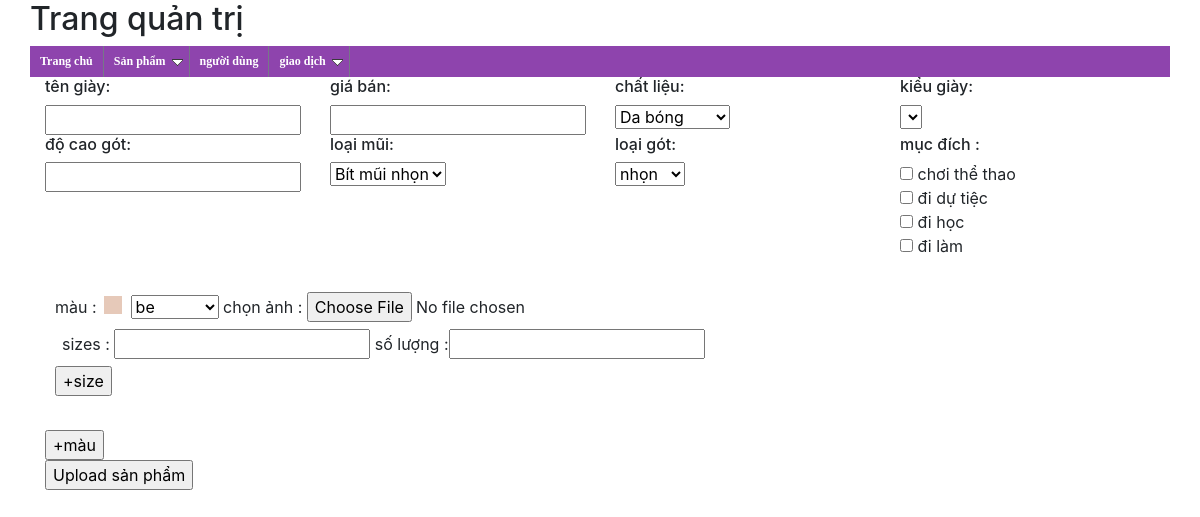
Before: /admin/themsanpham.php with the older database file.
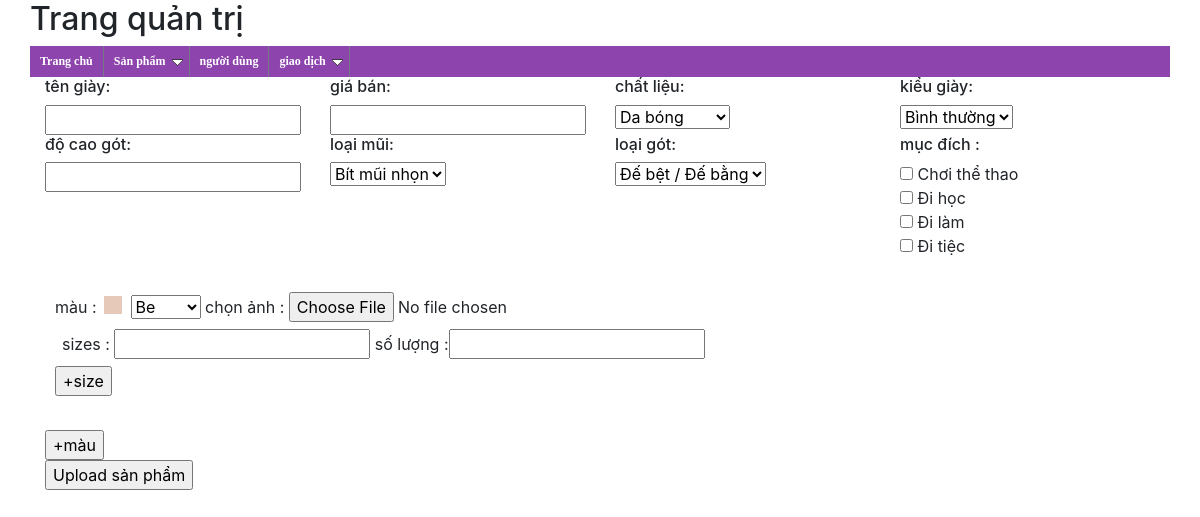
After: the same page with the newer database file.
### tables this page shows
CREATE TABLE `mucdich` (
  `idmucdich` int(11) NOT NULL,
  `tenmucdich` varchar(45) NOT NULL
);

### admin/lib/themsanphammysql.php (called while the page is built, shortened)
<?php
function laydanhsachchatlieu($conn){
	$qr="SELECT * FROM  `chatlieu`;";
	return mysqli_query($conn,$qr);
}
function laydanhsachkieugiay($conn){
	$qr="SELECT * FROM  `kieugiay`;";
	return mysqli_query($conn,$qr);
}
function laydanhsachloaigot($conn){
	$qr="SELECT * FROM  `loaigot`;";
	return mysqli_query($conn,$qr);
}
function laydanhsachloaimui($conn){
	$qr="SELECT * FROM  `loaimui`;";
	return mysqli_query($conn,$qr);
}
function laydanhsachmau($conn){
	$qr="SELECT * FROM  `mau`;";
	return mysqli_query($conn,$qr);
}
function laydanhsachmucdich($conn){
	$qr="SELECT * FROM  `mucdich`;";
	return mysqli_query($conn,$qr);
}
?>

### admin/themsanpham.php (the view, shortened to what this page needs)
<?php
require("../lib/connectdb.php");
require("lib/themsanphammysql.php");
?>
<!doctype html>
<html lang="en">
<head>
<link rel="stylesheet" href="https://maxcdn.bootstrapcdn.com/bootstrap/4.0.0-beta.2/css/bootstrap.min.css">
<link rel="stylesheet" href="admin.css">
</head>
<body>
<div class="container">
<div class="row">
<?php require("menu.php");?>
</div>
<form action="" method="post" enctype="multipart/form-data" id="formuploadsanpham">
<div class="thongtinchung">
<div class="row">
<div class="col-md-3">
<h6>tên giày:</h6><input type="text" value="" name="tensanpham">
</div>
<div class="col-md-3">
<h6>giá bán:</h6><input type="text" value="" name="giaban">
</div>
<div class="col-md-3">
<h6>chất liệu:</h6>
<select name="idchatlieu" form="formuploadsanpham">
<?php
$chatlieu=laydanhsachchatlieu($conn);
while($chatlieu_row=mysqli_fetch_array($chatlieu)){
	?>
	  <option value="<?php echo $chatlieu_row["idchatlieu"];?>"><?php echo $chatlieu_row["tenchatlieu"];?></option>
	<?php
}
?>
</select>
</div>
<div class="col-md-3">
<h6>kiểu giày:</h6>
<select name="idkieugiay" form="formuploadsanpham">
  <?php
$kieugiay=laydanhsachkieugiay($conn);
while($kieugiay_row=mysqli_fetch_array($kieugiay)){
	?>
	  <option value="<?php echo $kieugiay_row["idkieugiay"];?>"><?php echo $kieugiay_row["tenkieugiay"];?></option>
	<?php
}
?>
</select>
</div>
</div>
<div class="row">
<div class="col-md-3">
<h6>độ cao gót:</h6><input type="text" value="" name="docaocuade">
</div>
<div class="col-md-3">
<h6>loại mũi:</h6>
<select name="idloaimui" form="formuploadsanpham">
  <?php
$loaimui=laydanhsachloaimui($conn);
while($loaimui_row=mysqli_fetch_array($loaimui)){
	?>
	  <option value="<?php echo $loaimui_row["idloaimui"];?>"><?php echo $loaimui_row["tenloaimui"];?></option>
	<?php
}
?>
</select>
</div>
<div class="col-md-3">
<h6>loại gót:</h6>
<select name="idloaigot" form="formuploadsanpham">
<?php
$loaigot=laydanhsachloaigot($conn);
while($loaigot_row=mysqli_fetch_array($loaigot)){
	?>
	  <option value="<?php echo $loaigot_row["idloaigot"];?>"><?php echo $loaigot_row["tenloaigot"];?></option>
	<?php
}
?>
</select>
</div>
<div class="col-md-3">
<h6>mục đích :</h6>
<?php
$mucdich=laydanhsachmucdich($conn);
while($mucdich_row=mysqli_fetch_array($mucdich)){
?>
<input type="checkbox" name="mucdich_<?php echo $mucdich_row["idmucdich"]?>">
<?php echo $mucdich_row["tenmucdich"]?>
  <br>
<?php }?>
</div>
</div>
</div>
<br/>
<div class="bangmau">
	<div class="mau">
		<span><span >màu : </span><img class="anhdiadienchomau" src="../cacmau/trắng.png" width="25" height="25" padding-top="20px" padding-right= "2px" padding-bottom="2px" padding-left="2px"></span>
		<select name="mau_1" form="formuploadsanpham" onchange="doimau(this)">
		 <?php
		$mau=laydanhsachmau($conn);
		while($mau_row=mysqli_fetch_array($mau)){
		?>
		<option value="<?php echo $mau_row["tenmau"];?>"> <?php echo $mau_row["tenmau"];?></option>
		<?php
		}
		?>
		</select>
		<span>chọn ảnh : </span>
		<input type="file" name="anhminhhoa_1">
		<div class="bangsize">
			<div class="taphopsize">
				<div class="size">
				<span>sizes : </span><input type="text" value="" name="kichthuocsize_1_1">
				<span> số lượng :</span><input type="text" value="" name="soluong_1_1">
				</div>
			</div>
			<input type="button" value="+size" name="btn-themsize_1" onclick="themformsize(this)"/>
		</div>
	</div>
</div>
<br/>
<input  type="button" value="+màu" name="themmau" onclick="themformmau()" id="themmau">
	<br>
    <input type="submit" value="Upload sản phẩm" name="uploadsanpham">
</form>
</div>
</body>
</html>

### admin/menu.php (shortened to what this page needs)
<link rel="stylesheet" type="text/css" href="ddsmoothmenu.css" />
<link rel="stylesheet" type="text/css" href="ddsmoothmenu-v.css" />
<h2>Trang quản trị</h2>
<div id="smoothmenu1" class="ddsmoothmenu">
<ul>
<li><a href="http://www.dynamicdrive.com">Trang chủ</a></li>
<li><a href="http://www.dynamicdrive.com">Sản phẩm</a>
</li>
<li><a href="http://www.dynamicdrive.com">người dùng</a></li>
<li><a href="http://www.dynamicdrive.com">giao dịch</a>
</li>
</ul>
<br style="clear: left" />
</div>

### admin/admin.css (style rules this page uses)
.mau { margin-top: 10px; margin-bottom: 10px; margin-right: 10px; margin-left: 10px; }
.size { padding-top: 7px; padding-right: 7px; padding-bottom: 7px; padding-left: 7px; }
.anhdiadienchomau { padding-top: 0px; padding-right: 4px; padding-bottom: 7px; padding-left: 3px; }

### admin/ddsmoothmenu.css (style rules this page uses)
.ddsmoothmenu { font: bold 12px Verdana; background: #8E44AD; width: 100%; display: none; }
.ddsmoothmenu ul { z-index:100; margin: 0; padding: 0; list-style-type: none; }
.ddsmoothmenu ul li { position: relative; display: inline; float: left; }
.ddsmoothmenu ul li a { display: block; background: #8E44AD; color: white; padding: 8px 10px; border-right: 1px solid #778; color: #2d2b2b; text-decoration: none; }
.ddsmoothmenu ul li a:link, .ddsmoothmenu ul li a:visited { color: white; }

Changed rows visible on the page:
removed mucdich: tenmucdich "đi làm"
added mucdich: tenmucdich "Chơi thể thao"
changed mucdich: tenmucdich "đi dự tiệc" → "Đi học"; moves up the list
changed mucdich: tenmucdich "chơi thể thao" → "Đi làm"
changed mucdich: tenmucdich "đi học" → "Đi tiệc"
Other visible differences:
form field idkieugiay: (not shown) → "Bình thường"
form field idloaigot: "nhọn" → "Đế bệt / Đế bằng"
form field mau_1: "be" → "Be"
